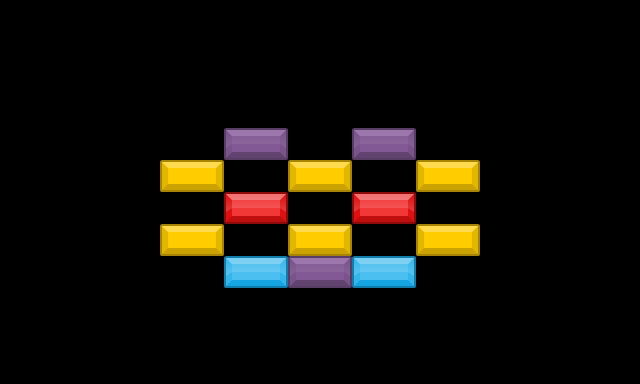

The image is a tile-based game level rendered from a .tmx file. Its description and complete source (layers, tilesets, objects, tile grids) follow:
An orthogonal 20x12 tile map with 32x32 px tiles, 1 tile layer (tiles).

<map version="1.10" tiledversion="1.11.0" orientation="orthogonal" renderorder="right-down" width="20" height="12" tilewidth="32" tileheight="32" infinite="0" nextlayerid="2" nextobjectid="1">
 <tileset firstgid="1" source="../tilesets/block.tsx" />
 <layer id="1" name="tiles" width="20" height="12">
  <data encoding="csv">
0,0,0,0,0,0,0,0,0,0,0,0,0,0,0,0,0,0,0,0,
0,0,0,0,0,0,0,0,0,0,0,0,0,0,0,0,0,0,0,0,
0,0,0,0,0,0,0,0,0,0,0,0,0,0,0,0,0,0,0,0,
0,0,0,0,0,0,0,0,0,0,0,0,0,0,0,0,0,0,0,0,
0,0,0,0,0,0,0,53,0,0,0,53,0,0,0,0,0,0,0,0,
0,0,0,0,0,67,0,0,0,67,0,0,0,67,0,0,0,0,0,0,
0,0,0,0,0,0,0,60,0,0,0,60,0,0,0,0,0,0,0,0,
0,0,0,0,0,67,0,0,0,67,0,0,0,67,0,0,0,0,0,0,
0,0,0,0,0,0,0,28,0,53,0,28,0,0,0,0,0,0,0,0,
0,0,0,0,0,0,0,0,0,0,0,0,0,0,0,0,0,0,0,0,
0,0,0,0,0,0,0,0,0,0,0,0,0,0,0,0,0,0,0,0,
0,0,0,0,0,0,0,0,0,0,0,0,0,0,0,0,0,0,0,0
</data>
 </layer>
</map>
